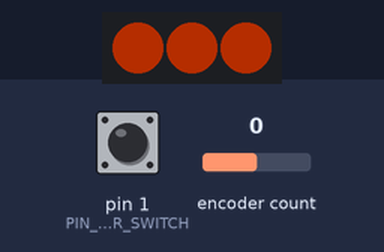
Recording of a sketch running on a simulated Arduino Leonardo, built with avr-gcc and run on an emulated ATmega32U4. Shown: 3 RGB LEDs in strip order, left to right. Inputs (shaded band) come from the test bench; at power-on: pin 1 (PIN_ENCODER_SWITCH) HIGH, encoder count 0. Dim RGB values are drawn brighter than linear; EEPROM starts erased; USB keyboard and mouse output is not drawn.

Above: at 1.2 s.
1.3 s: pin 1 (PIN_ENCODER_SWITCH) pulsed LOW 5 times (0.12 s each, 0.3 s apart)
At 3.6 s:
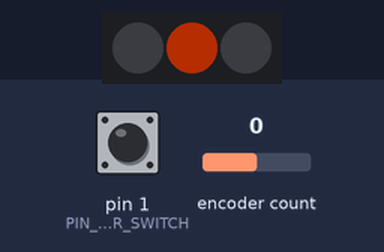
4.3 s: encoder count set to -1
At 5.5 s:
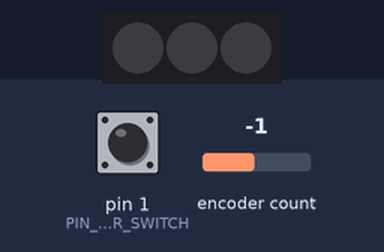
5.8 s: encoder count set to -2
At 6.6 s:
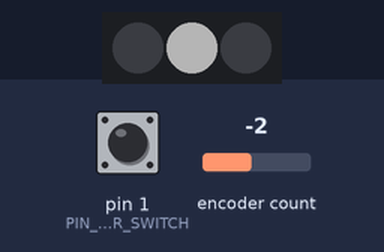
7.3 s: encoder count set to -3
At 7.7 s:
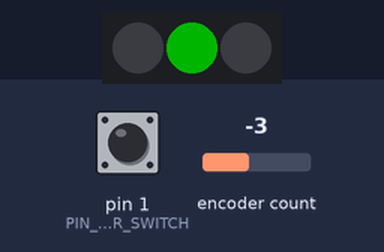
8.8 s: pin 1 (PIN_ENCODER_SWITCH) driven LOW
At 10.0 s:
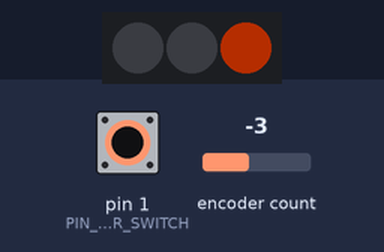
10.3 s: encoder count set to 1
At 11.5 s:
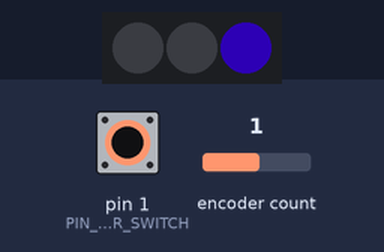
Timing chart, 0 to 12.8 s (numbered marks = the images above; inputs shaded):
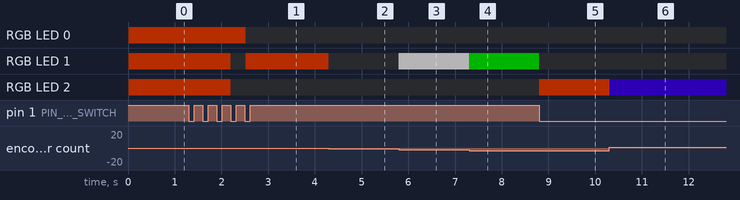

The sketch:

VolumeKnobMk2.ino
```cpp
#include <EEPROM.h>

#include "FastLED.h"
#include "Rotary.h"
#include "HID-Project.h"

//#define ANIMATION

#define PIN_ENCODER_A         0
#define PIN_ENCODER_B         2
#define PIN_ENCODER_SWITCH    1
#define PIN_LED               8

#define LED_COUNT             3
#define COLORS_COUNT          11
#define WAIT_TIME_MS          2000
#define PUSH_COUNT            3
#define ANIMATION_FRAME_MS    25

struct SettingsStorage
{
  uint8_t SelectedColor[LED_COUNT] = {0};
  uint8_t Brightness = 64;
};

const uint8_t Colors[COLORS_COUNT][3] = {{255, 64, 0}, {255, 0, 0}, {255, 0, 255}, {255, 0, 64}, {64, 0, 255}, {0, 0, 255}, {0, 64, 255}, {0, 255, 64}, {0, 255, 0}, {255, 255, 255}, {0, 0, 0}};
const uint8_t EEPROMVer = 4;
const uint16_t eeprom_addr_EEPROMVer = 0x00;
const uint16_t eeprom_addr_Settings = eeprom_addr_EEPROMVer + sizeof(SettingsStorage);

CRGB LEDs[LED_COUNT];
Rotary Rotary1 = Rotary(PIN_ENCODER_A, PIN_ENCODER_B);
SettingsStorage Settings;

bool SwitchWasPressed = false;
// 0 - not in setup
// 1 to LED_COUNT - set led color
// LED_COUNT + 1 - set all leds colors
// LED_COUNT + 2 - set brightness
uint8_t SetupState = 0;
int8_t VolPresses = 0;
uint8_t MutePresses = 0;
unsigned long LastPushTime = 0;
uint8_t SeqPressesCounter = 0;
bool UpdateLedNeeded = false;
uint8_t CurrentBrightness = 0;
#ifdef ANIMATION
uint8_t TargetBrightness = 0;
unsigned long LastAnimationTime = 0;
#endif

void setup()
{
    //pinMode(PIN_ENCODER_A, INPUT_PULLUP);
    //pinMode(PIN_ENCODER_B, INPUT_PULLUP);
    pinMode(PIN_ENCODER_SWITCH, INPUT_PULLUP);

    attachInterrupt(3, OnMutePress, FALLING);

    FastLED.addLeds<WS2812, PIN_LED, GRB>(LEDs, LED_COUNT);

    byte eepromVer = EEPROM.read(eeprom_addr_EEPROMVer);
    if (eepromVer != EEPROMVer)
    {
      EEPROM.write(eeprom_addr_EEPROMVer, EEPROMVer);
      SaveSettings();
    }
    else
    {
      EEPROM.get(eeprom_addr_Settings, Settings);
    }

    #ifndef ANIMATION
      CurrentBrightness = Settings.Brightness;
    #endif

    UpdateLed();

    Consumer.begin();
}

void loop()
{
  UpdateEncoder();

  if(UpdateLedNeeded)
  {
    UpdateLed();
  }

  while (VolPresses > 0)
  {
    Consumer.write(MEDIA_VOLUME_UP); // MMKEY_VOL_UP
    --VolPresses;
  }

  while (VolPresses < 0)
  {
    Consumer.write(MEDIA_VOLUME_DOWN); // MMKEY_VOL_DOWN_VOL_UP
    ++VolPresses;
  }

  while (MutePresses > 0)
  {
    Consumer.write(MEDIA_VOLUME_MUTE); // MMKEY_MUTE
    --MutePresses;
  }

#ifdef ANIMATION
  //if(TrinketHidCombo.isConnected())
  //{
    TargetBrightness = Settings.Brightness;
  //}
  //else
  //{
  //  TargetBrightness = 0;
  //}

  if((uint16_t)(millis() - LastAnimationTime) >= ANIMATION_FRAME_MS)
  {
    if(AnimationBrightness > TargetBrightness)
    {
      UpdateLedNeeded = true;
      --CurrentBrightness;
    }

    if(AnimationBrightness < TargetBrightness)
    {
      UpdateLedNeeded = true;
      ++CurrentBrightness;
    }

    LastAnimationTime = millis();
  }
#endif
}

void SaveSettings()
{
    EEPROM.put(eeprom_addr_Settings, Settings);
}

void OnMutePress()
{
  if(SetupState == 0)
  {
    if(LastPushTime != 0 && (millis() - LastPushTime < WAIT_TIME_MS))
    {
      if(++SeqPressesCounter == PUSH_COUNT)
      {
        SetupState = 1;
        UpdateLedNeeded = true;
        SeqPressesCounter = 0;
      }
    }
    else
    {
      SeqPressesCounter = 0;
    }
    ++MutePresses;
  }
  else
  {
    ++SetupState;
    if(SetupState == LED_COUNT + 3)
    {
      SetupState = 0;
      SaveSettings();
    }
    UpdateLedNeeded = true;
  }

  LastPushTime = millis();
  delay(5);
}

void UpdateEncoder()
{
  uint8_t result = Rotary1.process();
  if (result)
  {
    SeqPressesCounter = 0;

    if(SetupState == 0)
    {
      if (result == DIR_CW)
      {
        ++VolPresses;
      }
      else
      {
        --VolPresses;
      }
    }
    else if(SetupState < LED_COUNT + 2)
    {
      uint8_t colId = SetupState - 1;
      if(SetupState == LED_COUNT + 1)
      {
        colId = 0;
      }
      uint8_t& sel = Settings.SelectedColor[colId];
      if (result == DIR_CW)
      {
        if(sel == COLORS_COUNT - 1)
        {
          sel = 0;
        }
        else
        {
          ++sel;
        }
      }
      else
      {
        if(sel == 0)
        {
          sel = COLORS_COUNT - 1;
        }
        else
        {
          --sel;
        }
      }

      if(SetupState == LED_COUNT + 1)
      {
        for(uint8_t i = 1; i < LED_COUNT; ++i)
        {
          Settings.SelectedColor[i] = Settings.SelectedColor[0];
        }
      }

      UpdateLedNeeded = true;
    }
    else if(SetupState == LED_COUNT + 2)
    {
      if (result == DIR_CW)
      {
        if(Settings.Brightness < 255)
        {
          ++Settings.Brightness;
        }
      }
      else
      {
        if(Settings.Brightness > 0)
        {
          --Settings.Brightness;
        }
      }

      CurrentBrightness = Settings.Brightness;
      UpdateLedNeeded = true;
    }
  }
}

void UpdateLed()
{
  for(uint8_t i = 0; i < LED_COUNT; ++i)
  {
    if(SetupState == 0 || i == SetupState - 1 || SetupState > LED_COUNT)
    {
      const uint8_t* col = Colors[Settings.SelectedColor[i]];
      LEDs[i] = CRGB(col[0], col[1], col[2]);
    }
    else
    {
      LEDs[i] = CRGB::Black;
    }
  }

  FastLED.setBrightness(CurrentBrightness);

  UpdateLedNeeded = false;

  FastLED.show();
}
```

Measured:
- after the input at 1.3 s, RGB LED 0: RGB(64, 16, 0) → off after 1.2 s; RGB LED 1: RGB(64, 16, 0) → off after 0.90 s, → RGB(64, 16, 0) 0.32 s later; RGB LED 2: RGB(64, 16, 0) → off after 0.90 s
- after the input at 4.3 s, RGB LED 1: RGB(64, 16, 0) → off at once
- after the input at 5.8 s, RGB LED 1: off → RGB(64, 64, 64) at once
- after the input at 7.3 s, RGB LED 1: RGB(64, 64, 64) → RGB(0, 64, 0) at once
- after the input at 8.8 s, RGB LED 1: RGB(0, 64, 0) → off at once; RGB LED 2: off → RGB(64, 16, 0) at once
- after the input at 10.3 s, RGB LED 2: RGB(64, 16, 0) → RGB(16, 0, 64) at once
